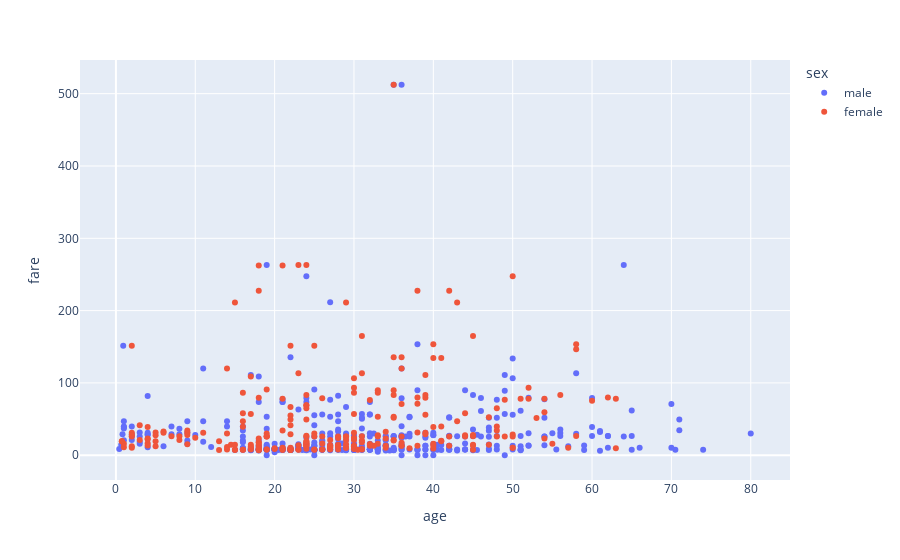

This figure's notebook cell:
### Markdown cell above
> ### Note: we also make scatter plot with plotly

### Code cell
# scatter plot by using plotly
import plotly.express as px
fig = px.scatter(df, x='age', y='fare', color='sex')
fig.show()

### Figure 1 — Plotly figure (JSON) as saved in the notebook; plotly's stock layout.template omitted (floating-point values rounded to 4 significant figures; data arrays with more than 128 entries replaced by an {"elided": "..."} marker saying what was removed)
{"data": [{"hovertemplate": "sex=male<br>age=%{x}<br>fare=%{y}<extra></extra>", "legendgroup": "male", "marker": {"color": "#636efa", "symbol": "circle"}, "mode": "markers", "name": "male", "orientation": "v", "showlegend": true, "type": "scatter", "x": {"elided": "577 float values"}, "xaxis": "x", "y": {"elided": "577 float values"}, "yaxis": "y"}, {"hovertemplate": "sex=female<br>age=%{x}<br>fare=%{y}<extra></extra>", "legendgroup": "female", "marker": {"color": "#EF553B", "symbol": "circle"}, "mode": "markers", "name": "female", "orientation": "v", "showlegend": true, "type": "scatter", "x": {"elided": "314 float values"}, "xaxis": "x", "y": {"elided": "314 float values"}, "yaxis": "y"}], "layout": {"legend": {"title": {"text": "sex"}, "tracegroupgap": 0}, "margin": {"t": 60}, "xaxis": {"anchor": "y", "domain": [0, 1], "title": {"text": "age"}}, "yaxis": {"anchor": "x", "domain": [0, 1], "title": {"text": "fare"}}}}
